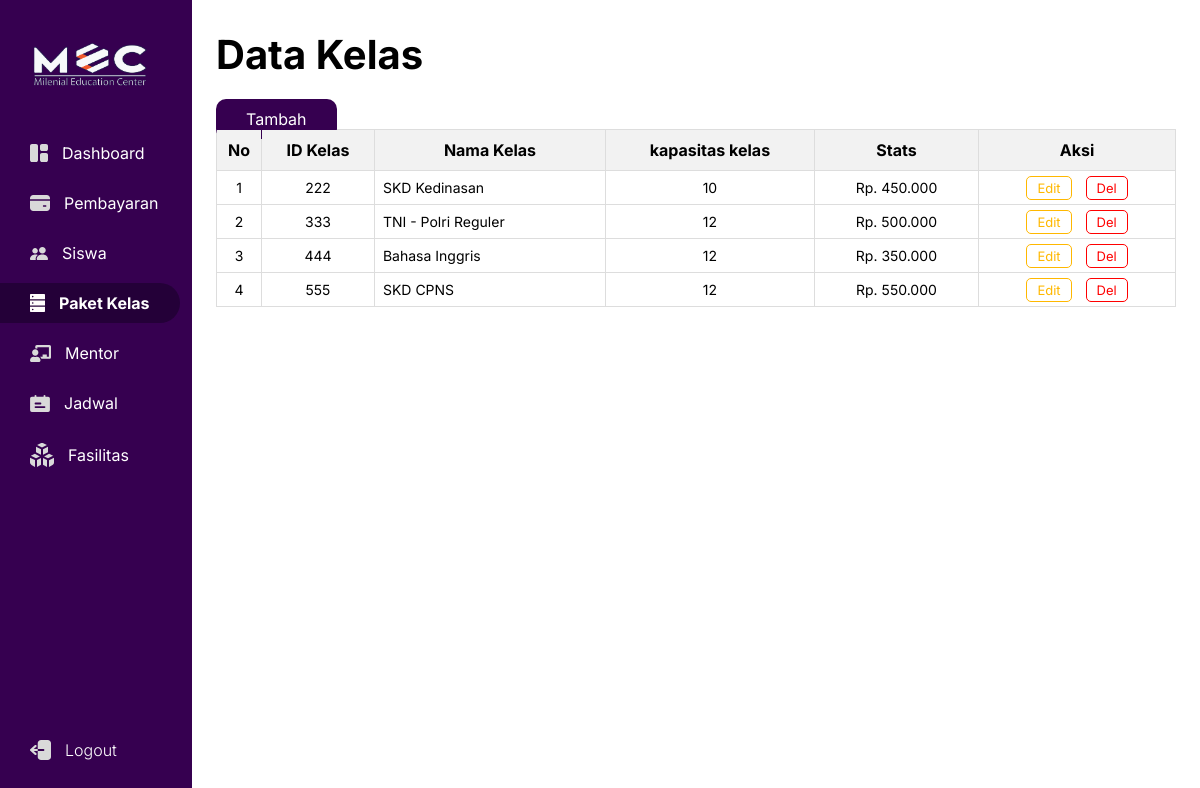
The app's page /OOP/peket_kelas/index.php (signed in) with its own data.
### tables this page shows
CREATE TABLE `table_paket_kls` (
  `id_kelas` int(16) NOT NULL,
  `nama_kelas` varchar(255) NOT NULL,
  `kapasitas_kelas` int(5) NOT NULL,
  `harga` varchar(10) NOT NULL
);

### OOP/koneksi.php (called while the page is built, shortened)
<?php
class koneksi
{
  private $hostname = "localhost";
  private $username = "root";
  private $password = "";
  private $name = "db_bimbelonline";
  public function __construct()
  {
    $this->koneksi = new mysqli($this->hostname, $this->username, $this->password, $this->name);
  }
}

### OOP/peket_kelas/controller.php (called while the page is built, shortened)
<?php
include_once '../koneksi.php';
class Controller extends koneksi
{
    public function query($data)
    {
        $perintah_data = $this->koneksi->query($data);
        return $perintah_data;
    }
    public function View()
    {
        $member = 'SELECT * FROM table_paket_kls';
        $perintah = $this->query($member);
        return $perintah;
    }
}

### OOP/peket_kelas/index.php (the view, shortened to what this page needs)
<?php
require_once '../koneksi.php';
require_once 'controller.php';
$obj = new controller();
$data = $obj->View();
$no = 1;
?>
<!DOCTYPE html>
<html lang="en">
<head>
    <link rel="stylesheet" href="../../assets/style.css">
</head>
<body>
    <div class="container">
        <section class="left">
            <div class="top">
                <img class="logo" src="../../assets/ikon/Logo-MEC.png" alt="">
            </div>
            <div class="sidebar-menu">
                <ul>
                    <li><a href="../../index.php"> <img src="../../assets/ikon/Dashboard.svg" alt=""> Dashboard</a></li>
                    <li><a href="../pembayaran/index.php"> <img src="../../assets/ikon/payment.svg" alt=""> Pembayaran</a></li>
                    <li><a href="../member/member.php"> <img src="../../assets/ikon/Siswa.svg" alt=""> Siswa</a></li>
                    <li><a class="active" href="../peket_kelas/index.php"> <img src="../../assets/ikon/active-pkt-kls.svg" alt=""> Paket Kelas</a></li>
                    <li><a href="../mentor/index.php"> <img src="../../assets/ikon/Mentor.svg" alt=""> Mentor</a></li>
                    <li><a href="../jadwal/index_jadwal.php"> <img src="../../assets/ikon/Jadwal.svg" alt=""> Jadwal</a></li>
                    <li><a href="../fasilitas/index.php"> <img src="../../assets/ikon/fasilitas.svg" alt=""> Fasilitas</a></li>
                    <li><a class="log-out-btn"> <img src="../../assets/ikon/logout.svg" alt=""> Logout</a></li>
                </ul>
            </div>
        </section>
        <section class="right">
            <div class="top">
                <h1>Data Kelas</h1>
            </div>
            <div class="content">
                <a class="btn-add" onclick="togglePopup()">Tambah</a>
                <table>
                    <thead>
                        <tr>
                            <th>No</th>
                            <th>ID Kelas</th>
                            <th>Nama Kelas</th>
                            <th>kapasitas kelas</th>
                            <th>Stats</th>
                            <th>Aksi</th>
                        </tr>
                    </thead>
                    <tbody>
                        <?php
                        while ($row = $data->fetch_assoc()) {
                        ?>
                            <tr>
                                <td class="td-no"><?php echo $no; ?></td>
                                <td class="td-no"><?php echo $row['id_kelas']; ?></td>
                                <td><?php echo $row['nama_kelas']; ?></td>
                                <td class="td-no"><?php echo $row['kapasitas_kelas']; ?></td>
                                <td class="td-no"><?php echo 'Rp. ' . number_format($row['harga'], 0, ',', '.'); ?></td>
                                <td class="btn-aksi td-no">
                                    <a class="btn-edit" onclick="showEditPopup(<?php echo $row['id_kelas']; ?>)">Edit</a>
                                    <a class="btn-hapus" onclick="showDelPopup(<?php echo $row['id_kelas']; ?>)">Del</a>
                                </td>
                            <?php $no += 1;
                        } ?>
                            </tr>
                    </tbody>
                </table>
            </div>
        </section>
    </div>
</body>
</html>

### assets/style.css (style rules this page uses)
* { margin: 0; padding: 0; font-family: 'Inter', sans-serif; }
.container { display: flex; }
.logo { width: 120px; padding-top: 10px; margin-bottom: 10px; }
.left { background-color: #360050; color: #fff; width: 240px; height: 100vh; }
.left .top { padding: 30px; }
.left .sidebar-menu .log-out-btn { position: fixed; bottom: 10px; margin-bottom: 20px; color: #fff; border: none; border-radius: 12px; cursor: pointer; font-weight: 300; z-index: 999; }
.sidebar-menu img { margin-right: 14px; }
.sidebar-menu li { list-style: none; margin-bottom: 10px; text-align: left; color: #B9B9B9; display: flex; align-items: center; }
.sidebar-menu li .active { color: white; background-color: #240038; border-top-right-radius: 20px; border-bottom-right-radius: 20px; font-weight: 700; }
.left .sidebar-menu li a { color: #fff; text-decoration: none; font-size: 16px; padding-top: 10px; padding-bottom: 10px; padding-left: 30px; padding-right: 30px; display: flex; align-items: center; }
.right { padding: 0px 24px; width: 1200px; }
.right .top { margin-top: 30px; margin-bottom: 30px; }
.right .top h1 { font-size: 40px; }
.right .content .btn-add { background-color: #360050; cursor: pointer; padding: 10px 30px; color: white; text-decoration: none; border-radius: 10px; }
table { border-collapse: collapse; width: 100%; margin-top: 0px; padding-top: 0px; }
td.td-no { text-align: center; }
td { border: 1px solid #dddddd; text-align: left; padding: 8px; font-size: 14px; }
th { text-align: center; position: sticky; top: 0; background-color: #f2f2f2; border: 1px solid #dddddd; padding: 10px 2px; font-size: 16px; }
thead tr { top: 0; }
.btn-edit { background-color: transparent; cursor: pointer; font-size: 13px; padding: 3px 10px; border-radius: 5px; border: 0.7px solid #FFB800; margin-right: 10px; text-decoration: none; color: #FFB800; }
.btn-hapus { font-size: 13px; background-color: transparent; padding: 3px 10px; cursor: pointer; color: #ff0000; border-radius: 5px; text-decoration: none; border: 0.7px solid #ff0000; }

### records on screen
table_paket_kls: id_kelas "222", nama_kelas "SKD Kedinasan", kapasitas_kelas "10", harga "450.000"
table_paket_kls: id_kelas "333", nama_kelas "TNI - Polri Reguler", kapasitas_kelas "12", harga "500.000"
table_paket_kls: id_kelas "444", nama_kelas "Bahasa Inggris", kapasitas_kelas "12", harga "350.000"
table_paket_kls: id_kelas "555", nama_kelas "SKD CPNS", kapasitas_kelas "12", harga "550.000"
